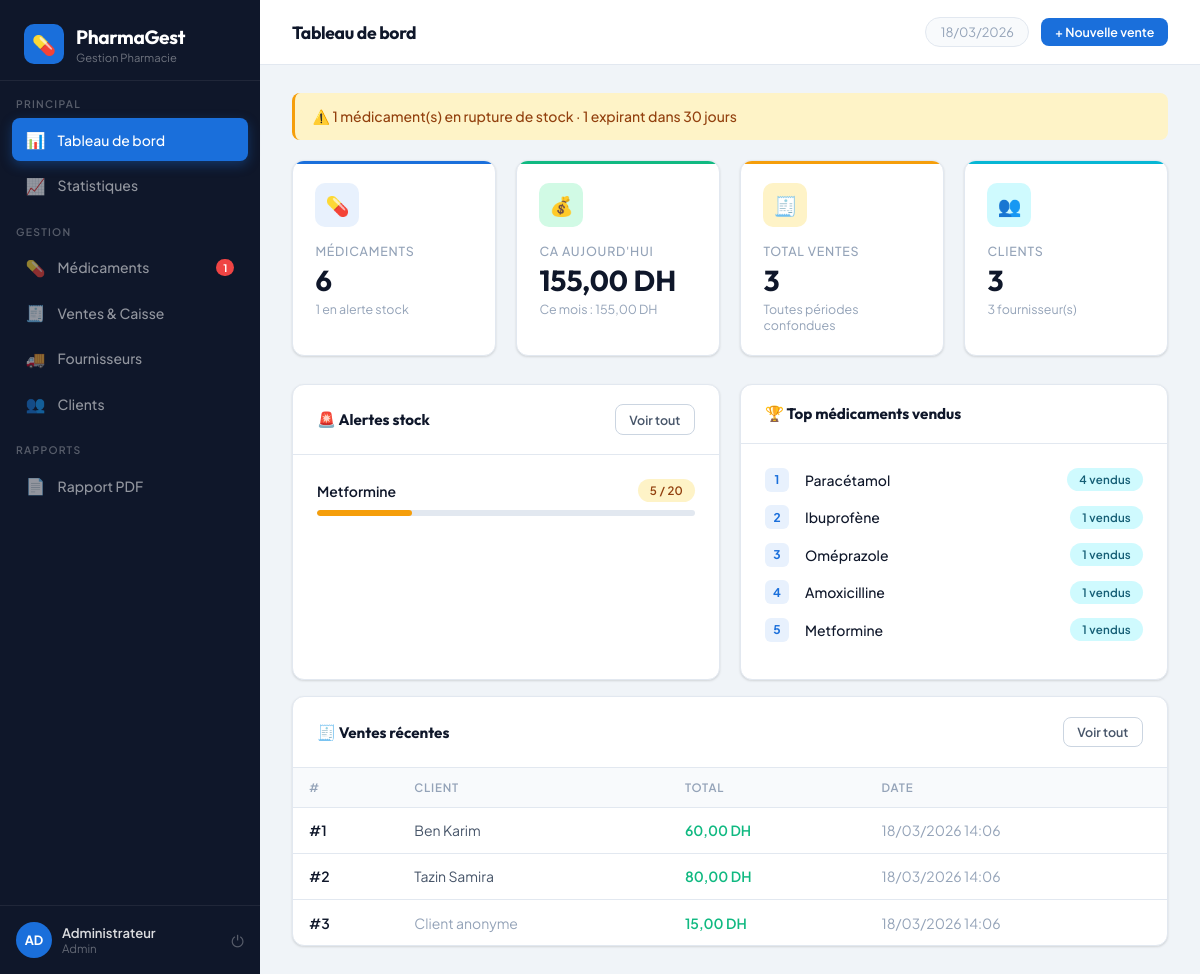
Screenshot of /index.php (signed in) with the database file from the repository.
### tables this page shows
CREATE TABLE medicaments (
    id INT AUTO_INCREMENT PRIMARY KEY,
    nom VARCHAR(200) NOT NULL,
    forme VARCHAR(50),
    dosage VARCHAR(50),
    categorie VARCHAR(100),
    fournisseur_id INT,
    prix_achat DECIMAL(10,2) NOT NULL DEFAULT 0,
    prix_vente DECIMAL(10,2) NOT NULL DEFAULT 0,
    stock_actuel INT NOT NULL DEFAULT 0,
    stock_min INT NOT NULL DEFAULT 10,
    date_expiration DATE,
    created_at TIMESTAMP DEFAULT CURRENT_TIMESTAMP,
    FOREIGN KEY (fournisseur_id) REFERENCES fournisseurs(id) ON DELETE SET NULL
);

CREATE TABLE ventes (
    id INT AUTO_INCREMENT PRIMARY KEY,
    client_id INT,
    total DECIMAL(10,2) NOT NULL DEFAULT 0,
    note TEXT,
    created_at TIMESTAMP DEFAULT CURRENT_TIMESTAMP,
    FOREIGN KEY (client_id) REFERENCES clients(id) ON DELETE SET NULL
);

CREATE TABLE clients (
    id INT AUTO_INCREMENT PRIMARY KEY,
    nom VARCHAR(150) NOT NULL,
    prenom VARCHAR(100),
    telephone VARCHAR(20),
    email VARCHAR(100),
    date_naissance DATE,
    adresse TEXT,
    created_at TIMESTAMP DEFAULT CURRENT_TIMESTAMP
);

### config/database.php (called while the page is built, shortened)
<?php
function h($s) { return htmlspecialchars($s ?? '', ENT_QUOTES, 'UTF-8'); }
function formatPrice($n) { return number_format($n, 2, ',', ' ') . ' DH'; }

### index.php (the view, shortened to what this page needs)
<?php
require_once 'config/database.php';
$pdo = db();
$total_meds     = $pdo->query("SELECT COUNT(*) FROM medicaments")->fetchColumn();
$total_clients  = $pdo->query("SELECT COUNT(*) FROM clients")->fetchColumn();
$ca_today       = $pdo->query("SELECT COALESCE(SUM(total),0) FROM ventes WHERE DATE(created_at) = CURDATE()")->fetchColumn();
$ca_month       = $pdo->query("SELECT COALESCE(SUM(total),0) FROM ventes WHERE MONTH(created_at) = MONTH(NOW()) AND YEAR(created_at) = YEAR(NOW())")->fetchColumn();
$total_ventes   = $pdo->query("SELECT COUNT(*) FROM ventes")->fetchColumn();
$total_fournisseurs = $pdo->query("SELECT COUNT(*) FROM fournisseurs")->fetchColumn();
$expiration     = $pdo->query("SELECT COUNT(*) FROM medicaments WHERE date_expiration <= DATE_ADD(NOW(), INTERVAL 30 DAY) AND date_expiration >= NOW()")->fetchColumn();
$alertes = $pdo->query("SELECT nom, stock_actuel, stock_min FROM medicaments WHERE stock_actuel <= stock_min ORDER BY stock_actuel ASC LIMIT 6")->fetchAll();
$recentes = $pdo->query("SELECT v.*, c.nom as client_nom, c.prenom as client_prenom FROM ventes v LEFT JOIN clients c ON v.client_id = c.id ORDER BY v.created_at DESC LIMIT 7")->fetchAll();
$top_meds = $pdo->query("SELECT m.nom, SUM(vi.quantite) as total_vendu FROM vente_items vi JOIN medicaments m ON vi.medicament_id = m.id GROUP BY m.id ORDER BY total_vendu DESC LIMIT 5")->fetchAll();
?>
<!DOCTYPE html>
<html lang="fr">
<head>
<link rel="stylesheet" href="assets/style.css">
</head>
<body>
<?php require_once 'includes/sidebar.php'; ?>
<div class="main">
    <div class="topbar">
        <div class="topbar-title">Tableau de bord</div>
        <div class="topbar-actions">
            <span class="topbar-date"><?= date('d/m/Y') ?></span>
            <a href="ventes.php?action=new" class="btn btn-primary btn-sm">+ Nouvelle vente</a>
        </div>
    </div>
    <div class="content">
        <?php if ($stock_alerte > 0 || $expiration > 0): ?>
        <div class="alert alert-warning">
            ⚠️ <?= $stock_alerte ?> médicament(s) en rupture de stock
            <?= $expiration > 0 ? " · $expiration expirant dans 30 jours" : '' ?>
        </div>
        <?php endif; ?>
        <div class="stats-grid">
            <div class="stat-card blue">
                <div class="stat-icon blue">💊</div>
                <div class="stat-label">Médicaments</div>
                <div class="stat-value"><?= $total_meds ?></div>
                <div class="stat-sub"><?= $stock_alerte ?> en alerte stock</div>
            </div>
            <div class="stat-card green">
                <div class="stat-icon green">💰</div>
                <div class="stat-label">CA aujourd'hui</div>
                <div class="stat-value"><?= formatPrice($ca_today) ?></div>
                <div class="stat-sub">Ce mois : <?= formatPrice($ca_month) ?></div>
            </div>
            <div class="stat-card amber">
                <div class="stat-icon amber">🧾</div>
                <div class="stat-label">Total ventes</div>
                <div class="stat-value"><?= $total_ventes ?></div>
                <div class="stat-sub">Toutes périodes confondues</div>
            </div>
            <div class="stat-card cyan">
                <div class="stat-icon cyan">👥</div>
                <div class="stat-label">Clients</div>
                <div class="stat-value"><?= $total_clients ?></div>
                <div class="stat-sub"><?= $total_fournisseurs ?> fournisseur(s)</div>
            </div>
        </div>
        <div class="grid-2">
            <div class="card">
                <div class="card-header">
                    <div class="card-title">🚨 Alertes stock</div>
                    <a href="medicaments.php" class="btn btn-outline btn-sm">Voir tout</a>
                </div>
                <div class="card-body">
                    <?php if (empty($alertes)): ?>
                    <div class="empty-state"><span class="empty-state-icon">✅</span><p>Aucune alerte de stock</p></div>
                    <?php else: ?>
                    <?php foreach ($alertes as $a): ?>
                    <div style="margin-bottom:1rem">
                        <div class="flex items-center gap-2 mb-1" style="justify-content:space-between">
                            <span style="font-size:0.875rem;font-weight:600;color:var(--text)"><?= h($a['nom']) ?></span>
                            <span class="badge <?= $a['stock_actuel'] == 0 ? 'badge-danger' : 'badge-warning' ?>">
                                <?= $a['stock_actuel'] ?> / <?= $a['stock_min'] ?>
                            </span>
                        </div>
                        <div class="progress-bar">
                            <?php $pct = $a['stock_min'] > 0 ? min(100, round($a['stock_actuel'] / $a['stock_min'] * 100)) : 0; ?>
                            <div class="progress-fill" style="width:<?= $pct ?>%;background:<?= $a['stock_actuel'] == 0 ? 'var(--danger)' : 'var(--warning)' ?>"></div>
                        </div>
                    </div>
                    <?php endforeach; ?>
                    <?php endif; ?>
                </div>
            </div>
            <div class="card">
                <div class="card-header">
                    <div class="card-title">🏆 Top médicaments vendus</div>
                </div>
                <div class="card-body">
                    <?php if (empty($top_meds)): ?>
                    <div class="empty-state"><span class="empty-state-icon">📦</span><p>Aucune vente enregistrée</p></div>
                    <?php else: ?>
                    <?php foreach ($top_meds as $i => $m): ?>
                    <div class="flex items-center gap-2" style="margin-bottom:0.85rem">
                        <div style="width:24px;height:24px;border-radius:6px;background:var(--primary-light);color:var(--primary);display:flex;align-items:center;justify-content:center;font-size:0.75rem;font-weight:700;flex-shrink:0"><?= $i + 1 ?></div>
                        <div style="flex:1;font-size:0.875rem;font-weight:500;color:var(--text)"><?= h($m['nom']) ?></div>
                        <span class="badge badge-info"><?= $m['total_vendu'] ?> vendus</span>
                    </div>
                    <?php endforeach; ?>
                    <?php endif; ?>
                </div>
            </div>
        </div>
        <div class="card mt-2">
            <div class="card-header">
                <div class="card-title">🧾 Ventes récentes</div>
                <a href="ventes.php" class="btn btn-outline btn-sm">Voir tout</a>
            </div>
            <div class="table-wrap">
                <table>
                    <thead><tr><th>#</th><th>Client</th><th>Total</th><th>Date</th></tr></thead>
                    <tbody>
                    <?php foreach ($recentes as $v): ?>
                    <tr>
                        <td><strong>#<?= $v['id'] ?></strong></td>
                        <td><?= $v['client_nom'] ? h($v['client_nom'] . ' ' . $v['client_prenom']) : '<span class="text-muted">Client anonyme</span>' ?></td>
                        <td><strong class="text-success"><?= formatPrice($v['total']) ?></strong></td>
                        <td class="text-muted"><?= date('d/m/Y H:i', strtotime($v['created_at'])) ?></td>
                    </tr>
                    <?php endforeach; ?>
                    </tbody>
                </table>
            </div>
        </div>
    </div>
</div>
</body>
</html>

### includes/sidebar.php (shortened to what this page needs)
<?php
$pdo = db();
$stock_alerte = $pdo->query("SELECT COUNT(*) FROM medicaments WHERE stock_actuel <= stock_min")->fetchColumn();
$current = basename($_SERVER['PHP_SELF'], '.php');
$user = $_SESSION['user'];
?>
<aside class="sidebar" id="sidebar">
    <div class="sidebar-logo">
        <div class="sidebar-logo-icon">💊</div>
        <div>
            <div class="sidebar-logo-text"><?= APP_NAME ?></div>
            <div class="sidebar-logo-sub">Gestion Pharmacie</div>
        </div>
    </div>
    <div class="sidebar-section">Principal</div>
    <ul class="sidebar-nav">
        <li><a href="index.php" class="<?= $current==='index'?'active':'' ?>"><span class="nav-icon">📊</span> Tableau de bord</a></li>
        <li><a href="statistiques.php" class="<?= $current==='statistiques'?'active':'' ?>"><span class="nav-icon">📈</span> Statistiques</a></li>
    </ul>
    <div class="sidebar-section">Gestion</div>
    <ul class="sidebar-nav">
        <li>
            <a href="medicaments.php" class="<?= $current==='medicaments'?'active':'' ?>">
                <span class="nav-icon">💊</span> Médicaments
                <?php if ($stock_alerte > 0): ?><span class="nav-badge"><?= $stock_alerte ?></span><?php endif; ?>
            </a>
        </li>
        <li><a href="ventes.php" class="<?= $current==='ventes'?'active':'' ?>"><span class="nav-icon">🧾</span> Ventes & Caisse</a></li>
        <li><a href="fournisseurs.php" class="<?= $current==='fournisseurs'?'active':'' ?>"><span class="nav-icon">🚚</span> Fournisseurs</a></li>
        <li><a href="clients.php" class="<?= $current==='clients'?'active':'' ?>"><span class="nav-icon">👥</span> Clients</a></li>
    </ul>
    <div class="sidebar-section">Rapports</div>
    <ul class="sidebar-nav">
        <li><a href="rapport.php" class="<?= $current==='rapport'?'active':'' ?>"><span class="nav-icon">📄</span> Rapport PDF</a></li>
    </ul>
    <div class="sidebar-footer">
        <div class="sidebar-user">
            <div class="sidebar-avatar"><?= strtoupper(substr($user['nom'],0,2)) ?></div>
            <div style="flex:1;min-width:0">
                <div class="sidebar-user-name"><?= h($user['nom']) ?></div>
                <div class="sidebar-user-role"><?= ucfirst($user['role']) ?></div>
            </div>
            <a href="logout.php" title="Déconnexion" style="color:rgba(255,255,255,0.3);text-decoration:none;font-size:1rem;transition:color 0.2s" onmouseover="this.style.color='#ef4444'" onmouseout="this.style.color='rgba(255,255,255,0.3)'">⏻</a>
        </div>
    </div>
</aside>

### rows the page displays
medicaments: nom "Metformine", stock_actuel "5", stock_min "20"
ventes: id "1", client.prenom "Ben Karim", total "60,00 DH", created_at "18/03/2026 14:06"
ventes: id "2", client.prenom "Tazin Samira", total "80,00 DH", created_at "18/03/2026 14:06"
ventes: id "3", shows "Client anonyme", total "15,00 DH", created_at "18/03/2026 14:06"

### other values shown
APP_NAME "PharmaGest"
$stock_alerte "1"
substr($user['nom'],0,2) "AD"
$user['nom'] "Administrateur"
$user['role'] "Admin"
$expiration "1"
$total_meds "6"
formatPrice($ca_today) "155,00 DH"
formatPrice($ca_month) "155,00 DH"
$total_ventes "3"
$total_clients "3"
$total_fournisseurs "3"
$m['nom'] "Paracétamol"
$m['total_vendu'] "4"
$m['nom'] "Ibuprofène"
